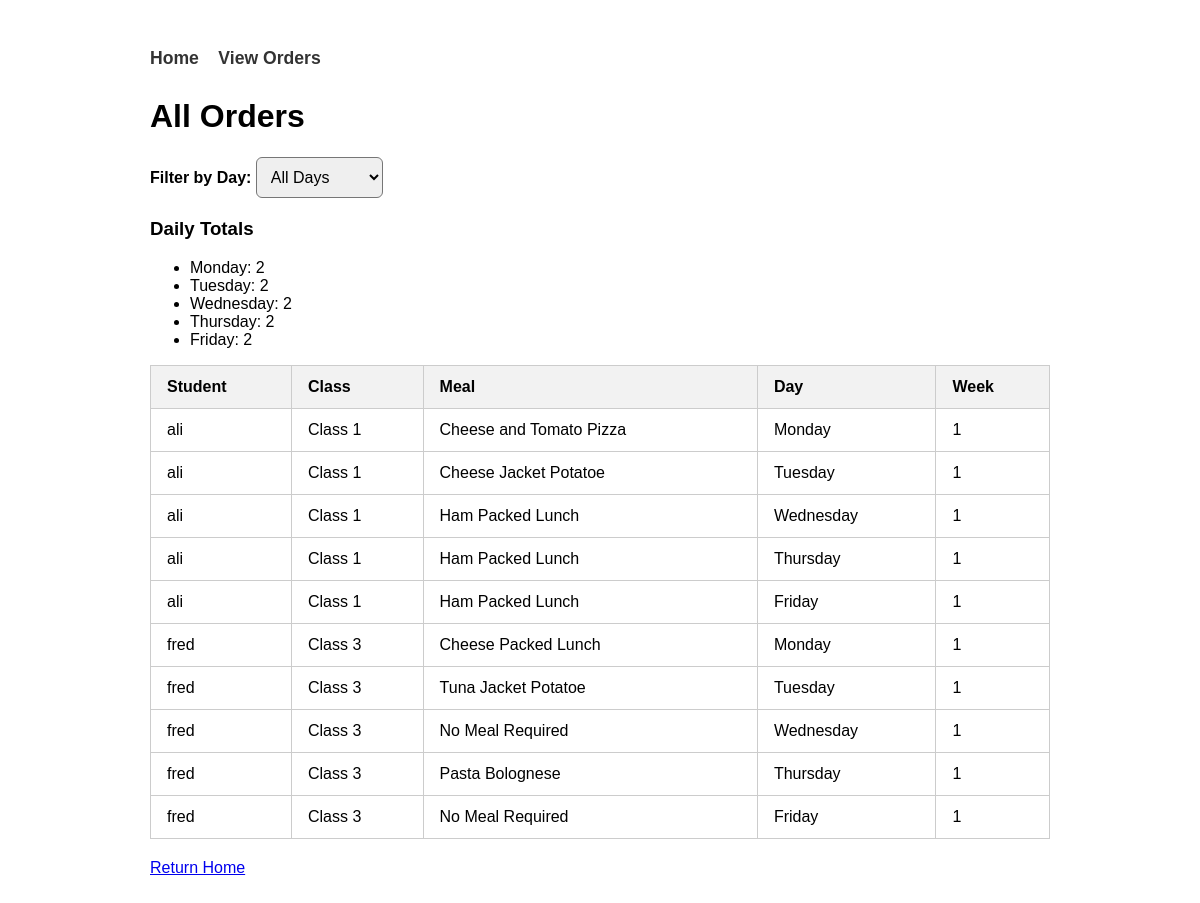
Screenshot of /orders/ with the database file from the repository.
### mealshub/models.py (models this page shows, shortened)
class Order(models.Model):
    student = models.CharField(max_length=100)
    class_name = models.CharField(max_length=20, blank=True, null=True)
    meal = models.ForeignKey(Meal, on_delete=models.CASCADE)
    week_number = models.IntegerField()
    notes = models.TextField(blank=True)

class Meal(models.Model):
    name = models.CharField(max_length=100)
    description = models.TextField(blank=True)
    category = models.CharField(max_length=50, blank=True)
    price = models.DecimalField(max_digits=5, decimal_places=2)
    is_available = models.BooleanField(default=True)
    week = models.IntegerField(choices=WEEK_CHOICES)
    day = models.CharField(max_length=3, choices=DAY_CHOICES)

### mealshub/views.py (the view)
# urls.py: path("orders/", views.orders_list, name="orders_list"),
def orders_list(request):
    day_filter = request.GET.get('day')
    orders = Order.objects.all()
    if day_filter:
        orders = orders.filter(meal__day=day_filter)
    totals = {
        "Mon": orders.filter(meal__day="Mon").count(),
        "Tue": orders.filter(meal__day="Tue").count(),
        "Wed": orders.filter(meal__day="Wed").count(),
        "Thu": orders.filter(meal__day="Thu").count(),
        "Fri": orders.filter(meal__day="Fri").count(),
    }
    context = {
        "orders": orders,
        "totals": totals
    }
    return render(request, "mealshub/orders_list.html", context)

### mealshub/templates/mealshub/orders_list.html (shortened to what this page needs)
{% extends "base.html" %}
{% block content %}
<h1>All Orders</h1>
<form method="GET" style="margin-bottom: 20px;">
    <label><strong>Filter by Day:</strong></label>
    <select name="day" onchange="this.form.submit()">
        <option value="">All Days</option>
    </select>
</form>
<h3>Daily Totals</h3>
<ul>
    <li>Monday: {{ totals.Mon }}</li>
    <li>Tuesday: {{ totals.Tue }}</li>
    <li>Wednesday: {{ totals.Wed }}</li>
    <li>Thursday: {{ totals.Thu }}</li>
    <li>Friday: {{ totals.Fri }}</li>
</ul>
<table>
    <tr>
        <th>Student</th>
        <th>Class</th>
        <th>Meal</th>
        <th>Day</th>
        <th>Week</th>
    </tr>
    {% for order in orders %}
    <tr>
        <td>{{ order.student }}</td>
        <td>{{ order.class_name }}</td>
        <td>{{ order.meal.name }}</td>
        <td>{{ order.meal.get_day_display }}</td>
        <td>{{ order.week_number }}</td>
    </tr>
    {% empty %}
    <tr>
        <td colspan="4">No orders found.</td>
    </tr>
    {% endfor %}
</table>
<a href="{% url 'home' %}">Return Home</a>
{% endblock %}

### mealshub/templates/base.html (style rules this page uses)
table { width: 100%; border-collapse: collapse; margin-bottom: 20px; }
th, td { border: 1px solid #ccc; padding: 12px 16px; }
th { background: #f2f2f2; text-align: left; }
body { font-family: Arial, sans-serif; margin: 20px; padding: 20px; max-width: 900px; margin-left: auto; margin-right: auto; }
select, button, input { padding: 10px; font-size: 1rem; border-radius: 6px; }

### rows the page displays
Order: student "ali", class_name "Class 1", meal.name "Cheese and Tomato Pizza", meal.day "Monday", week_number "1"
Order: student "ali", class_name "Class 1", meal.name "Cheese Jacket Potatoe", meal.day "Tuesday", week_number "1"
Order: student "ali", class_name "Class 1", meal.name "Ham Packed Lunch", meal.day "Wednesday", week_number "1"
Order: student "ali", class_name "Class 1", meal.name "Ham Packed Lunch", meal.day "Thursday", week_number "1"
Order: student "ali", class_name "Class 1", meal.name "Ham Packed Lunch", meal.day "Friday", week_number "1"
Order: student "fred", class_name "Class 3", meal.name "Cheese Packed Lunch", meal.day "Monday", week_number "1"
Order: student "fred", class_name "Class 3", meal.name "Tuna Jacket Potatoe", meal.day "Tuesday", week_number "1"
Order: student "fred", class_name "Class 3", meal.name "No Meal Required", meal.day "Wednesday", week_number "1"
Order: student "fred", class_name "Class 3", meal.name "Pasta Bolognese", meal.day "Thursday", week_number "1"
Order: student "fred", class_name "Class 3", meal.name "No Meal Required", meal.day "Friday", week_number "1"

### other values shown
{{ totals.Mon }} "2"
{{ totals.Tue }} "2"
{{ totals.Wed }} "2"
{{ totals.Thu }} "2"
{{ totals.Fri }} "2"
